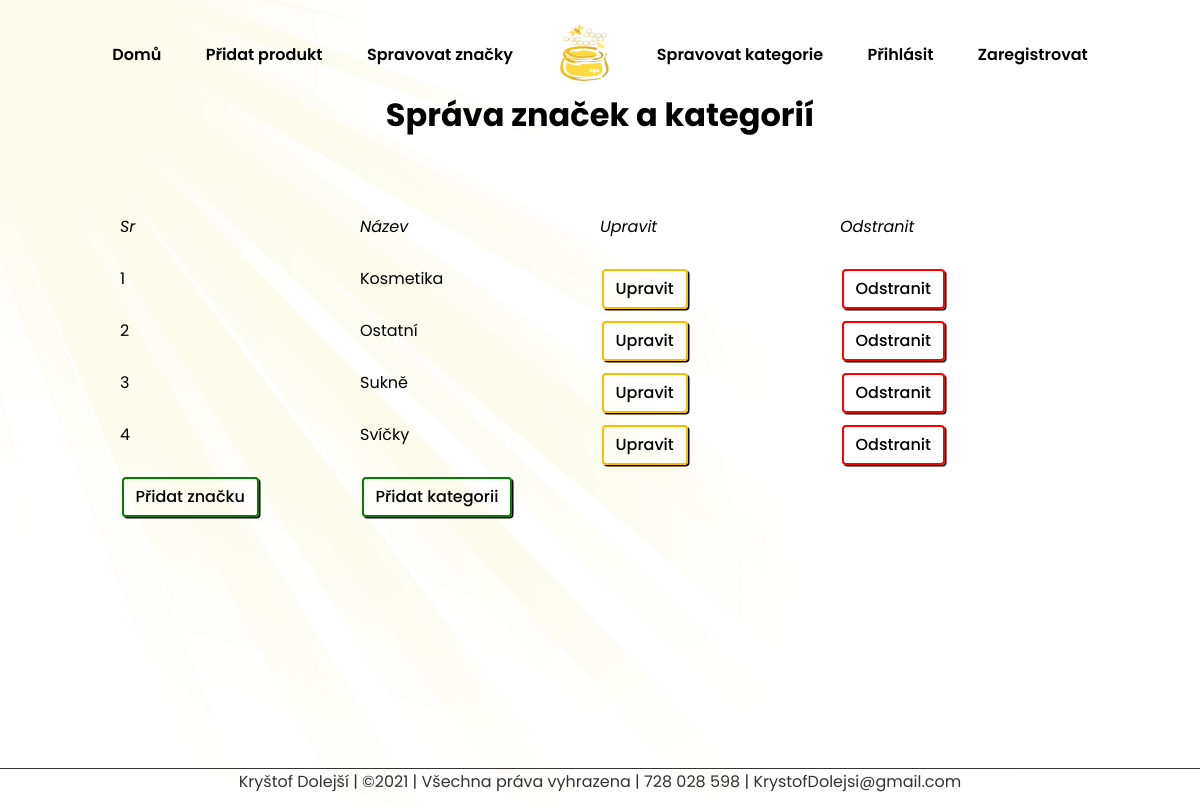
The app's page /category (signed in) with its own data.
### products/models.py (models this page shows, shortened)
class Category(db.Model):
    id = db.Column(db.Integer, primary_key=True)
    name = db.Column(db.String(30), nullable=False, unique=True)

### admin/routes.py (the view)
@app.route("/category")
def category():
    if "email" not in session:
        flash(f"Nejprve se přihlašte", "danger")
        return redirect(url_for("login"))
    categories = Category.query.order_by(Category.id.desc()).all()
    return render_template("admin/brand.html", title="Stránka značek", categories=categories)

### templates/admin/brand.html (shortened to what this page needs)
{% extends "layout.html" %}
{% block content %}
{% include "admin/admin_navbar.html" %}
<main>
  <h1 style="text-align: center;">Správa značek a kategorií</h1>
  <div class="container-brand">
    <em>Sr</em>
    <em>Název</em>
    <em>Upravit</em>
    <em>Odstranit</em>
    {% if brands %}
      {% for brand in brands %}
        <p>{{ loop.index }}</p>
        <p>{{ brand.name }}</p>
        <p><a href="{{ url_for('updatebrand', id=brand.id) }}" class="btn btn-edit">Upravit</a></p>
        <form action="{{ url_for('deletebrand', id=brand.id) }}" method="POST">
          <input type="submit" value="Odstranit" class="btn btn-delete">
        </form>
      {% endfor %}
    {% else %}
      {% for category in categories %}
        <p>{{ loop.index }}</p>
        <p>{{ category.name }}</p>
        <p><a href="{{ url_for('updatecat', id=category.id) }}" class="btn btn-edit">Upravit</a></p>
        <form action="{{ url_for('deletecategory', id=category.id) }}" method="POST">
          <input type="submit" value="Odstranit" class="btn btn-delete">
        </form>
      {% endfor %}
    {% endif %}
    <p><a style="grid-column: 2;" href="{{ url_for('addbrand') }}" class="btn btn-success">Přidat značku</a></p>
    <p><a style="grid-column: 3;" href="{{ url_for('addcat') }}" class="btn btn-success">Přidat kategorii</a></p>
  </div>
</main>
{% endblock content %}

### static/css/header.css (style rules this page uses)
* { margin: 0px; padding: 0px; box-sizing: border-box; font-family: "Poppins", sans-serif; }
body { min-height: 100vh; font-family: "Poppins", sans-serif; }
li, a { font-weight: 500; font-size: 1rem; text-decoration: none; }
h1 { margin-bottom: .5rem; line-height: 1.2; }

### static/css/body.css (style rules this page uses)
* { margin: 0px; padding: 0px; box-sizing: border-box; font-family: "Poppins", sans-serif; }
body { position: relative; min-height: 99vh; background: url("../logos/sun_beam.png"); background-size: contain; background-repeat: no-repeat; z-index: -1; padding-bottom: 3rem; }
main { min-height: 77vh; }
form { height: 52px; width: 134px; margin: 10px 0px 0px 0px; }
.btn { cursor: pointer; display: inline-block; font-weight: 500; line-height: 1.5; color: #000000; text-align: center; text-decoration: none; vertical-align: middle; cursor: pointer; background-color: transparent; border: 1px solid black; padding: .375rem .75rem; margin: 3px 1.5px 0px 1.5px; font-size: 1rem; border-radius: .25rem; box-shadow: 1.5px 1.5px; transition: color 0.25s ease-in-out,background-color 0.25s ease-in-out,border-color 0.25s ease-in-out,box-shadow 0.25s ease-in-out; }
.btn-edit { border: 2px solid rgb(255, 187, 0); }
.btn-delete { border: 2px solid red; }
.btn-success { border: 2px solid green; }
.container-brand { width: 80%; margin: 5rem 10%; display: grid; grid-template-columns: repeat(4, 1fr); grid-auto-rows: 1fr; }
.container-brand form { margin:0px; }

### records on screen
Category: name "Kosmetika"
Category: name "Ostatní"
Category: name "Sukně"
Category: name "Svíčky"
